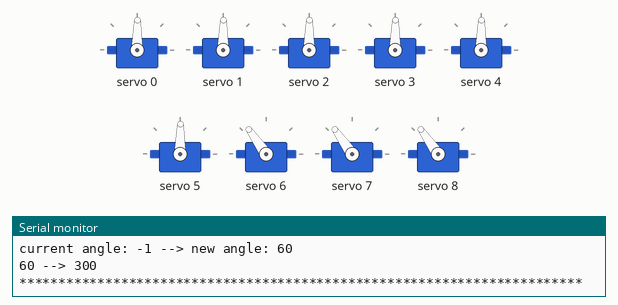
This sketch was run on a simulated Arduino Uno, built with avr-gcc and run on an emulated ATmega328P. On the bench: 9 × servo, the last lines printed to the serial monitor.

Above: at 0.2 s.
At 2.8 s:
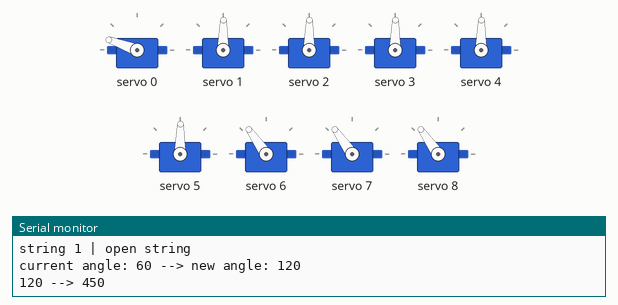
At 4.0 s:
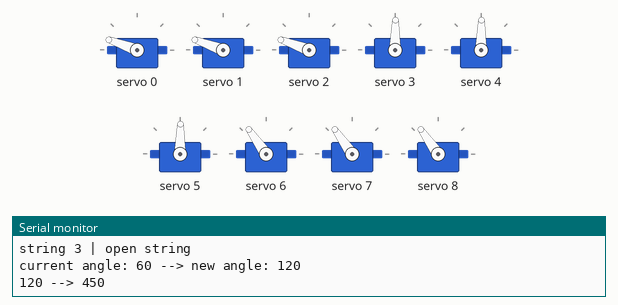
At 5.7 s:
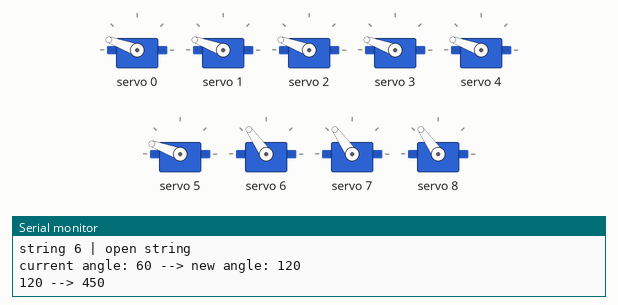
At 9.8 s:
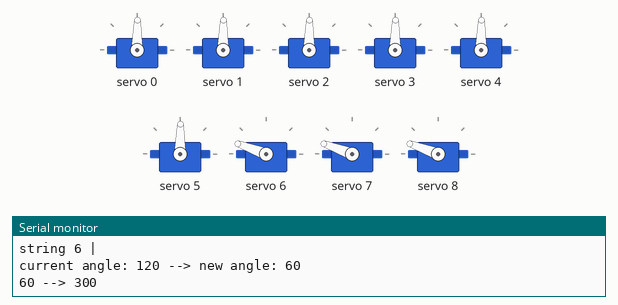
At 10.9 s:
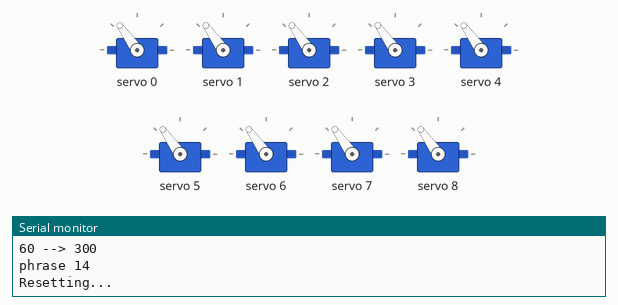
Timing chart, 0 to 12.4 s (numbered marks = the images above):
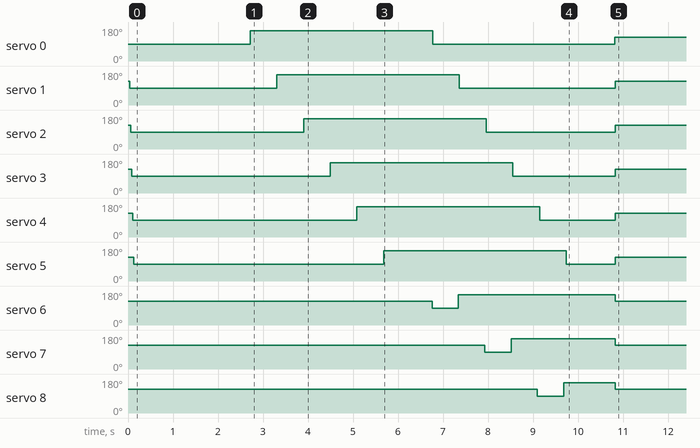

The sketch:

GuitarBot.ino
```cpp
/*
 * Sketch to convert a guitar tab string into an array and play song on guitar (via solenoids and servos)
 * 1. Select song (from string in code or sd card)
 * 2. Get length of song (how many notes) and note period (how long between notes) - based on tempo/time signature?
 * 3. Initialize 'tab' array // each line represents the 6 strings of the guitar. -1 means don't pluck string, numbers refer to frets
 * 4. In loop (or ISR), loop through each array index
 *  a. get the corresponding string and fret pins
 *  b. match int to servo motor channel
 *  c. Press down on frets and get list of strings to play
 *  d. pluck strings
 */

#include <Wire.h>
#include <Adafruit_PWMServoDriver.h>

Adafruit_PWMServoDriver pwm = Adafruit_PWMServoDriver();

#define SERVOMIN               150 // This is the 'minimum' pulse length count (out of 4096)
#define SERVOMAX               600 // This is the 'maximum' pulse length count (out of 4096)
#define SERVO_POS_CENTRE       85  // default angle of servo motor (slightly left of 90 degrees so it doesn't get stuck on string)
#define SERVO_POS_LEFT         60  // angle of servo to the left of the string
#define SERVO_POS_RIGHT        120 // angle of servo to the right of the string
#define SERVO_FRET_POS_CENTRE  90  // default angle of servo motor (for frets)
#define SERVO_FRET_POS_LEFT    60  // angle of servo to the left side fret
#define SERVO_FRET_POS_RIGHT   120 // angle of servo to the right side fret
#define SERVO_FREQ             50  // Analog servos run at ~50 Hz updates

int string_servo_positions[3] = {SERVO_POS_LEFT, SERVO_POS_CENTRE, SERVO_POS_RIGHT};   // angles to position each bridge servo (85 is the default centre position - string should be located at 90 degrees)
int string_servo_pulses[3] = {0, 0, 0};          // Corresponding pulse length to the servo angle

int MAX_FRET_NUMBER = 2; // highest fret that has solenoid connected
int tabLength = 0;
int period = 500; // milliseconds to delay between each note/s
unsigned long time_now = 0; // hold the millisecond delay

typedef struct {
    int channel;      // channel of servo motor
    int _currentPos;  // position of the servo (left=SERVOMIN, right=SERVOMAX)
} stringServo;

// {<channel num>, <current position>}
stringServo strings[6] = {
    {0, -1}, // E
    {1, -1}, // A
    {2, -1}, // D
    {3, -1}, // G
    {4, -1}, // B
    {5, -1}, // e
};


// TODO: add string 'note' field to map between MIDI note and
typedef struct {
    int channel;
    int _direction;  // direction that the servo needs to move to press the fret (left=-1, right=1)
    int _currentPos; // current position of the servo motor (left=-1, centre=0, right=1)
} fret;


// {<channel num>, <direction>, <current position>}
fret frets[6] = {
    {6,  -1, 0}, // E
    {7,   1, 0}, // A
    {8,  -1, 0}, // D
    {9,   1, 0}, // G
    {10, -1, 0}, // B
    {11,  1, 0}, // e
};


/* Digital pins outputting to fretboard circuit */
// example: fret = fretPins[notes[i]][i]; // E.g [1][6] => [<fret 1>][<high E string>]
fret fretPins[][6] { // in form [fret][string] == <digital pin number>
                      { {-1,0,0} , {-1,0,0} , {-1,0,0} , {-1,0,0} , {-1,0,0} , {-1,0,0} },  // open string, ignore
                      { {6,-1,0} , {6, 1,0} , {7,-1,0} , {7, 1,0} , {8,-1,0} , {8, 1,0} },  // fret 1, strings 1->6
                      { {9,-1,0} , {9, 1,0} , {10,-1,0}, {10, 1,0}, {11,-1,0}, {11, 1,0}},  // fret 2, strings 1->6
                   };


/*
 *  Guitar tab to be played
 *  each array of length 6 corresponds to the strings {E,A,D,G,B,E} and the fret to be played
 *  -1 => no note played on string, 0 => open string, 1 => fret 1 of string, ...
*/
int tab[][6]  { // each array of size 6
                {-1, -1, -1, -1, -1, -1},  // first note/s to be played
                { 0, -1, -1, -1, -1, -1},  // 2nd note/s to be played
                {-1,  0, -1, -1, -1, -1},  // 3rd ...
                {-1, -1,  0, -1, -1, -1},
                {-1, -1, -1,  0, -1, -1},
                {-1, -1, -1, -1,  0, -1},
                {-1, -1, -1, -1, -1,  0},
                {-1, -1, -1, -1, -1, -1},
                { 1, -1, -1, -1, -1, -1},
                {-1,  1, -1, -1, -1, -1},
                {-1, -1,  1, -1, -1, -1},
                {-1, -1, -1,  1, -1, -1},
                {-1, -1, -1, -1,  1, -1},
                {-1, -1, -1, -1, -1,  1},
                {-1, -1, -1, -1, -1, -1}
              };


void setup() {
  Serial.begin(115200); // 115200
  // get the number of entries of the tab
  tabLength = sizeof(tab)/sizeof(tab[0]); Serial.print("Tab length = "); Serial.println(tabLength);

  setupPWM();

  Serial.println("************************************************************************");
  delay(2000); // wait for 2 seconds before beginning
  // TODO: have button press to play song (so I can set up the servo position relative to the string)

  // Loop through each note/chord of tab and activate relevant solenoids/motors
  for(int i=0; i<tabLength; i++){
    Serial.print("phrase "); Serial.print(i); Serial.println(" ");
    play(tab[i]);
    delay(period);
    Serial.println();
  }

  reset();

}


/*
 *  Play a single line of tab
 *  1. For each int in array, set the corresponding solenoids (-1 = off, <int> = on)
 *  2. Once all solenoids set, strum servo on corresponding strings
 */
void play(int notes[6]){

  /* 1. Tilt servo to push down corresponding fretboard note */
  // loop through note played on each string (E->A->D->G->B->E) and activate corresponding solenoid
  for(int i=0; i<6; i++){
//    fret f = -1;
    int string = -1;

    if(notes[i]>0 && notes[i] <= MAX_FRET_NUMBER){ // push down on fret
      fret f = fretPins[notes[i]][i]; // E.g [1][6] => [<fret 1>][<high E string>]
      Serial.print("fret "); Serial.print(notes[i]); Serial.print(" |"); Serial.print(" servo channel "); Serial.println(f.channel);
      pressFret(f);
    }
    else{ } // note is 0, -1 or > max fret number allowed, do nothing
  }


  /* 2. Pluck required strings */
  // If note is 0 --> MAX_FRET_NUMBER, activate the corresponding servo to pluck the string
  for(int i=0; i<6; i++){
    int string = -1;

    if(notes[i]>-1){
      if(notes[i]>=1){
        Serial.print("string "); Serial.print(i+1); Serial.println(" |"); //Serial.print(" fret "); Serial.println(notes[i]);
      }else{
        Serial.print("string "); Serial.print(i+1); Serial.print(" |"); Serial.println(" open string ");
      }
    }

    delay(10);

    if(notes[i]>=0 && notes[i] <= MAX_FRET_NUMBER){ // check if current string needs to be plucked
      pluckString(i);
      delay(20);
    }
  }

  /* 3. Reset frets/strings to original position */

}


void pressFret(fret f){
  int angle = SERVO_FRET_POS_CENTRE;

  // Get the servo channel (if == -1, move servo to centre position)
  if(f.channel == -1)         angle = SERVO_FRET_POS_CENTRE; // open string --> move servo to centre position
  else if(f._direction == -1) angle = SERVO_FRET_POS_LEFT;   //
  else if(f._direction == 1)  angle = SERVO_FRET_POS_RIGHT;  //
  else                        angle = SERVO_FRET_POS_CENTRE; //

  // move to current fret using pwm
  Serial.print("move to angle angle: "); Serial.println(angle);
  int pulselength = map(angle, 0, 180, SERVOMIN, SERVOMAX);
  // hit the fret
  if(f.channel >= 0) pwm.setPWM(f.channel, 0, pulselength);
}


// Pick the guitar string with the corresponding servo motor to the desired angle
// TODO: use pulselength mapping table string_servo_pulses[] to avoiding using map() function each time
void pluckString(int servonum){
  int angle = 0;
  // Get servo current position
  int pos = strings[servonum]._currentPos;

  if(pos < 0)                       angle = SERVO_POS_LEFT; // go to default position
  else if(pos == SERVO_POS_CENTRE)  angle = SERVO_POS_RIGHT;  // CENTRE (slightly left --> right)
  else if(pos == SERVO_POS_LEFT)    angle = SERVO_POS_RIGHT;  // Left --> right
  else                              angle = SERVO_POS_LEFT;   //

  Serial.print("current angle: "); Serial.print(pos); Serial.print(" --> "); Serial.print("new angle: "); Serial.println(angle);

  // Convert angle into pulse
  int pulselength = map(angle, 0, 180, SERVOMIN, SERVOMAX);
  Serial.print(angle); Serial.print(" --> "); Serial.println(pulselength);

  // play the string
  pwm.setPWM(servonum, 0, pulselength);

  // Update the current position of the servo
  strings[servonum]._currentPos = angle;
}


// reset servos to original position
void reset(){
  Serial.print("Resetting...");
  int pulselength = map(90, 0, 180, SERVOMIN, SERVOMAX);
  for(int servonum = 0; servonum < 6; servonum++){
    pwm.setPWM(servonum, 0, pulselength);
  }

  for(int servonum = 6; servonum < 9; servonum++){
    pwm.setPWM(servonum, 0, pulselength);
  }
}


void loop() {

}


//void pluckString1(int servonum, int angle){
//  // Convert angle into pulse
//  int pulselength = map(angle, 0, 180, SERVOMIN, SERVOMAX);
//  Serial.print(angle); Serial.print(" --> "); Serial.println(pulselength);
//
//  // play the string
//  pwm.setPWM(servonum, 0, pulselength);
//}
```

Setup.ino
```cpp
void setupPWM(){
  // Initialize PWM library
  Serial.println("Initialize PWM");
  pwm.begin(); // start the pwm clock
  pwm.setOscillatorFrequency(27000000);
  pwm.setPWMFreq(SERVO_FREQ);  // Analog servos run at ~50 Hz updates

  reset();

  // Convert servo positions from degrees to pulse length (used by PWMServoDriver library)
  Serial.println("bridge servo pulse lengths: ");
  for(int i=0; i<3; i++){
    int angle = string_servo_positions[i];
    int pulselength = map(angle, 0, 180, SERVOMIN, SERVOMAX);
    string_servo_pulses[i] = pulselength;
  }

  // Test servo positions
  Serial.println("Testing servo positions: ");
  for(int servonum = 0; servonum < 6; servonum++){
    Serial.print("Servo channel "); Serial.println(servonum);
    pluckString(servonum);
    delay(20);
  }

  Serial.println();

}
```

Measured:
- by itself, servo 1: 125° → 89° at 0.04 s, → 160° 3.3 s later, → 89° 4.1 s later, → 125° 3.5 s later
- by itself, servo 2: 125° → 89° at 0.06 s, → 160° 3.8 s later, → 89° 4.1 s later, → 125° 2.9 s later
- by itself, servo 3: 125° → 89° at 0.08 s, → 160° 4.4 s later, → 89° 4.1 s later, → 125° 2.3 s later
- by itself, servo 4: 125° → 89° at 0.10 s, → 160° 5.0 s later, → 89° 4.1 s later, → 125° 1.7 s later
- by itself, servo 5: 125° → 89° at 0.12 s, → 160° 5.6 s later, → 89° 4.1 s later, → 125° 1.1 s later
- by itself, servo 6: 125° → 89° at 6.8 s, → 160° 0.58 s later, → 125° 3.5 s later
- by itself, servo 7: 125° → 89° at 7.9 s, → 160° 0.58 s later, → 125° 2.3 s later
- by itself, servo 8: 125° → 89° at 9.1 s, → 160° 0.58 s later, → 125° 1.1 s later
